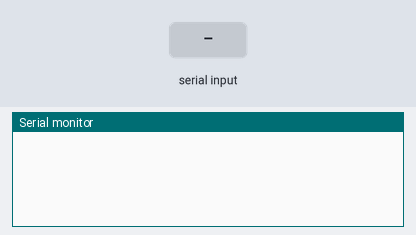
A sketch run on a simulated Arduino Uno, built with avr-gcc and run on an emulated ATmega328P. On the bench: the last lines printed to the serial monitor. Inputs (shaded band) come from the test bench.

Above: at 1.2 s.
1.3 s: "90,45\n" received over Serial
At 2.0 s:
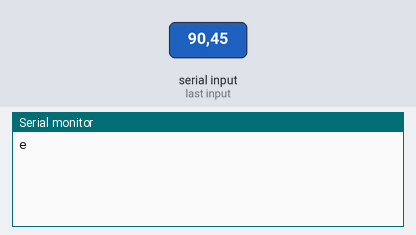
2.8 s: "1\n" received over Serial
At 4.2 s:
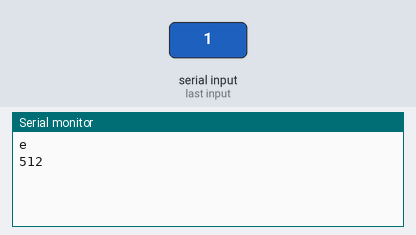

The sketch:

main.ino
```cpp
// Definir baud rate
void setup() {
  Serial.begin(9600);
}

// Comandos de loop no Arduino
void loop() {
  // Ler informação enviada pelo Raspberry Pi se estiver disponível
  if (Serial.available() > 0) {
    String data = Serial.readStringUntil('\n');
    // Se o comando recebido for "1", enviar valor da porta analógica 5 para o Raspberry Pi
    if (data.toInt() == 1){
      Serial.println(analogRead(5));
    }
    // Caso contrário, enviar para o Raspberry Pi a string "e" a simbolizar erro
    else{
      Serial.println("e");
    }
  }
}
```

Measured:
- after the input at 1.3 s, the serial monitor: prints a new line at once (image 1)
- after the input at 2.8 s, the serial monitor: prints a new line at once (image 2)
